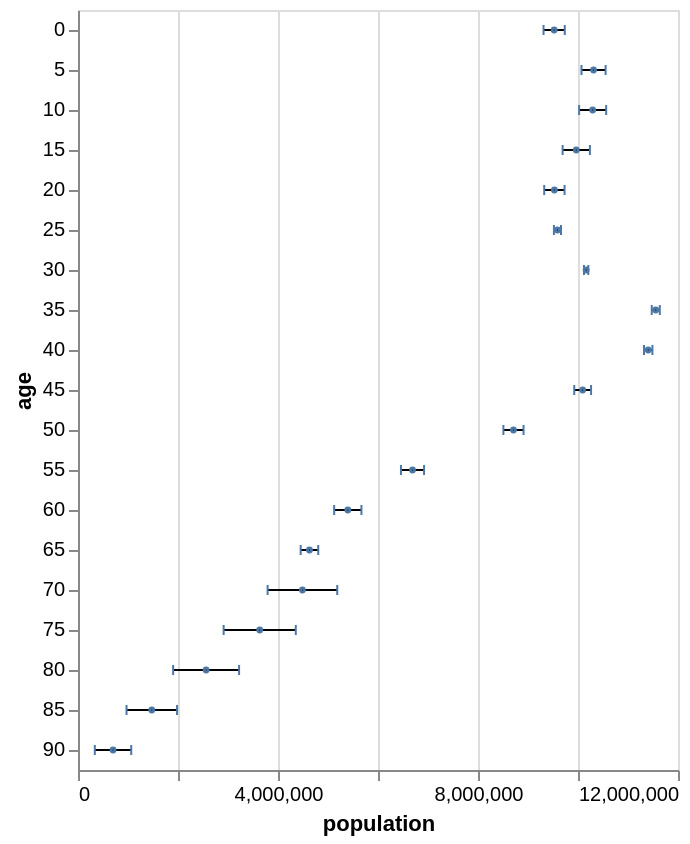

Specify this chart in Vega-Lite:
### Vega-Lite specification from a JSON file in a GitHub repository (floating-point values rounded to 4 significant figures; data arrays with more than 128 entries replaced by an {"elided": "..."} marker saying what was removed)
{"$schema": "https://vega.github.io/schema/vega-lite/v4.json", "description": "A bar chart showing the US population distribution of age groups in 2000.", "data": {"values": {"elided": "570 records"}}, "transform": [{"filter": "datum.year == 2000"}], "layer": [{"mark": "rule", "encoding": {"y": {"field": "age", "type": "ordinal"}, "x": {"aggregate": "min", "field": "people", "type": "quantitative", "title": "population"}, "x2": {"aggregate": "max", "field": "people"}}}, {"mark": "tick", "encoding": {"y": {"field": "age", "type": "ordinal"}, "x": {"aggregate": "min", "field": "people", "type": "quantitative", "title": "population"}, "size": {"value": 5}}}, {"mark": "tick", "encoding": {"y": {"field": "age", "type": "ordinal"}, "x": {"aggregate": "max", "field": "people", "type": "quantitative", "title": "population"}, "size": {"value": 5}}}, {"mark": "point", "encoding": {"y": {"field": "age", "type": "ordinal"}, "x": {"aggregate": "mean", "field": "people", "type": "quantitative", "title": "population"}, "size": {"value": 2}}}]}
